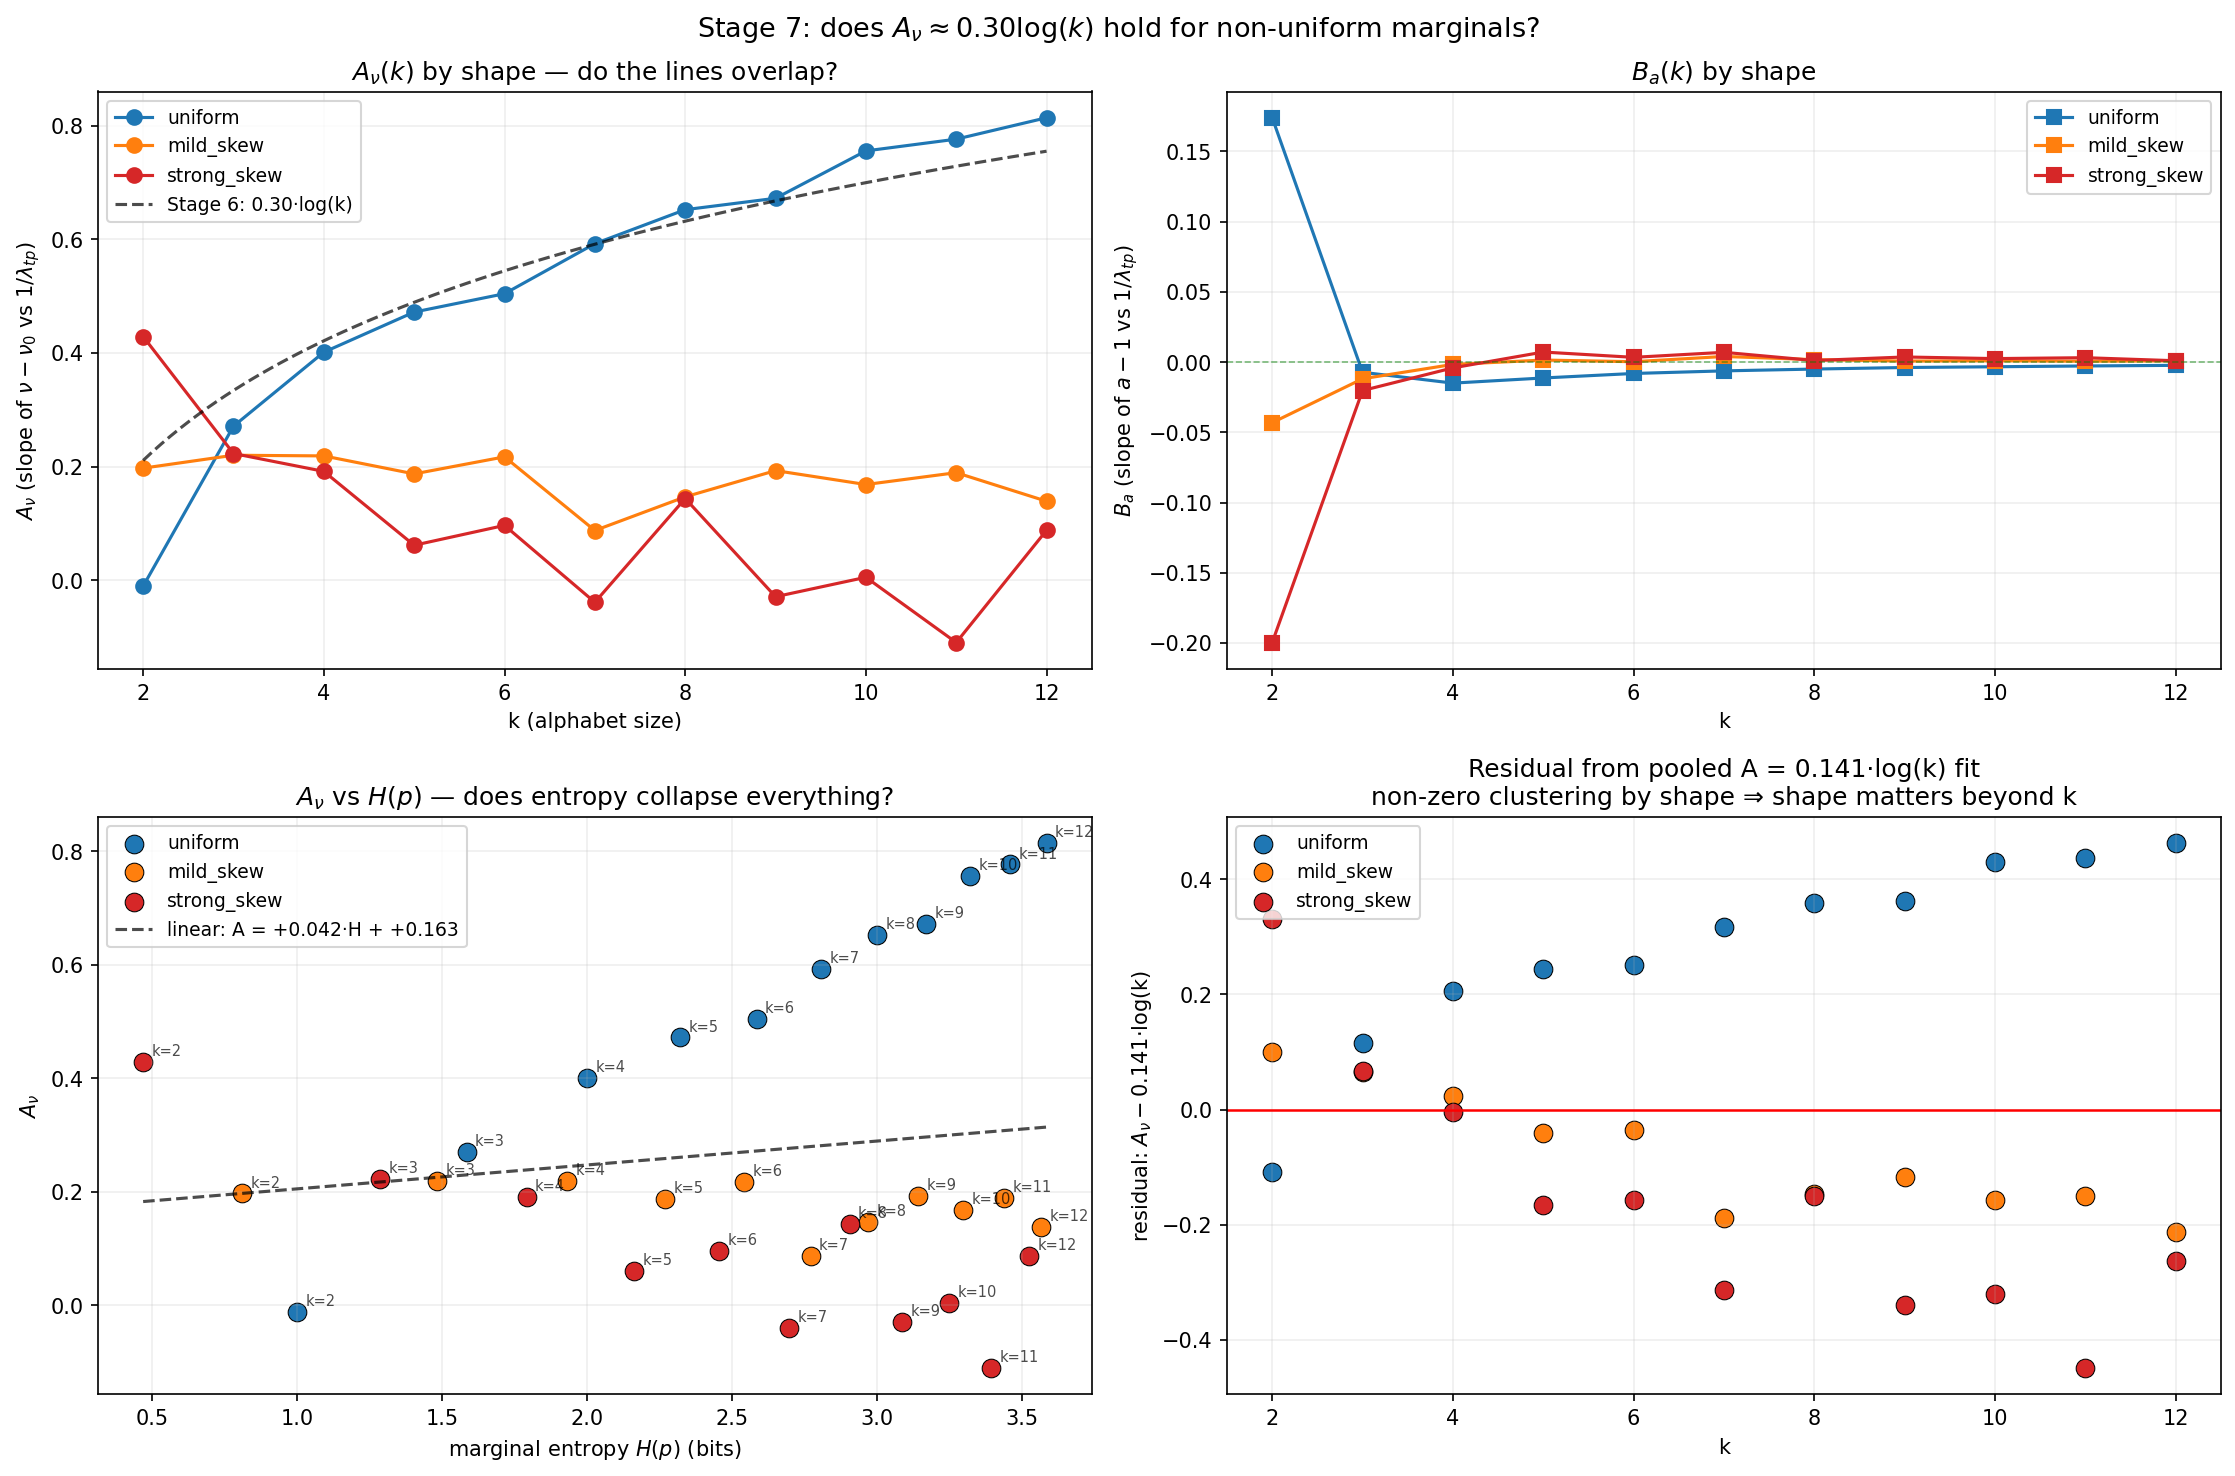

Write Python code to recreate this figure.
"""
Stage 7: Does A_ν depend on marginal shape on top of alphabet size?

Stage 6 found A_ν ≈ 0.30·log(k) for UNIFORM marginals. Question: does this
hold for non-uniform marginals, or is shape another axis?

For each k ∈ {2, ..., 12}, run three shape families (p_X = p_Y, same shape):
  uniform     : (1/k, ..., 1/k)
  mild_skew   : ( 1/(2k),  rest equal )   ← rarest state at half-density
  strong_skew : ( 1/(5k),  rest equal )   ← rarest state at 1/5-density

For each (k, shape): fit ν − ν₀ = A_ν/λ_tp on λ_min ∈ [0.5, 5].
Then plot A_ν vs k coloured by shape — overlapping lines = "k only";
separate lines = "shape matters too".

Also record marginal entropy H(p) — if A_ν tracks H, that's the deeper variable.
"""

import os
import numpy as np
import pandas as pd
from scipy import optimize
import matplotlib.pyplot as plt
import matplotlib.cm as cm

from jpype import startJVM, getDefaultJVMPath, JPackage, JArray, JInt, isJVMStarted

JIDT_JAR = os.environ.get(
    "JIDT_JAR",
    "/Users/danielzhao/MyMac/Masters Degree/CSYS5030/JIDT/jidt/infodynamics.jar",
)
if not os.path.exists(JIDT_JAR):
    raise FileNotFoundError(f"JIDT jar not found at {JIDT_JAR}.")
if not isJVMStarted():
    startJVM(getDefaultJVMPath(), "-ea", f"-Djava.class.path={JIDT_JAR}")

MICalcDiscrete = JPackage("infodynamics.measures.discrete").MutualInformationCalculatorDiscrete

OUT = os.path.dirname(os.path.abspath(__file__))
K_BOOTSTRAP = 3_000
LAM_LO, LAM_HI = 0.5, 5.0


# ── Marginal shape families ───────────────────────────────────────────────────

def make_marginal(k, shape):
    if shape == "uniform":
        return np.ones(k) / k
    if shape == "mild_skew":
        p_rare = 1 / (2 * k)
        return np.concatenate([[p_rare], np.full(k - 1, (1 - p_rare) / (k - 1))])
    if shape == "strong_skew":
        p_rare = 1 / (5 * k)
        return np.concatenate([[p_rare], np.full(k - 1, (1 - p_rare) / (k - 1))])
    raise ValueError(shape)


def entropy_bits(p):
    p = p[p > 0]
    return float(-np.sum(p * np.log2(p)))


# ── Bootstrap ─────────────────────────────────────────────────────────────────

def bootstrap_moments(k, p_marg, N, K, rng):
    calc = MICalcDiscrete(k)
    cdf = np.cumsum(p_marg)
    T = np.empty(K)
    for s in range(K):
        x = np.searchsorted(cdf, rng.random(N))
        y = np.searchsorted(cdf, rng.random(N))
        calc.initialise()
        calc.addObservations(JArray(JInt)(x.tolist()), JArray(JInt)(y.tolist()))
        mi_bits = float(calc.computeAverageLocalOfObservations())
        T[s] = 2 * N * mi_bits * np.log(2)
    return float(T.mean()), float(T.var(ddof=1))


# ── Data generation ───────────────────────────────────────────────────────────

def generate_data(k_values, shapes, K, rng):
    rows = []
    lam_targets = np.unique(np.round(np.concatenate([
        np.logspace(np.log10(0.1), np.log10(0.5),  4),
        np.logspace(np.log10(0.5), np.log10(5.0), 12),
        np.logspace(np.log10(5.0), np.log10(30.0), 4),
    ]), 3))
    for k in k_values:
        nu0 = (k - 1) ** 2
        for shape in shapes:
            p = make_marginal(k, shape)
            H = entropy_bits(p)
            pi_min = p.min() * p.min()
            sum_inv_pi = float(np.sum(1.0 / np.outer(p, p)))
            # N values to cover λ_min ∈ [0.1, 30]
            Ns = sorted(set(int(round(L / pi_min)) for L in lam_targets
                            if L / pi_min >= 10))
            for N in Ns:
                lam_min = N * pi_min
                lam_tp  = N / sum_inv_pi
                print(f"  k={k:2d} {shape:<12} N={N:6d}  "
                      f"λ_min={lam_min:6.3f}  λ_tp={lam_tp:.5g}  H={H:.3f}",
                      flush=True)
                mu, sigma2 = bootstrap_moments(k, p, N, K, rng)
                nu = 2 * mu**2 / sigma2 if sigma2 > 0 else np.nan
                a  = sigma2 / (2 * mu)  if mu > 0     else np.nan
                rows.append(dict(
                    k=k, shape=shape, nu0=nu0, entropy=H, N=N,
                    lam_min=lam_min, lam_tp=lam_tp,
                    mu=mu, sigma2=sigma2, nu=nu, a=a,
                ))
    return pd.DataFrame(rows)


# ── Per (k, shape) fit ────────────────────────────────────────────────────────

def fit_per_k_shape(df):
    rows = []
    for (k, shape), d in df.groupby(["k", "shape"]):
        d = d[(d["lam_min"] >= LAM_LO) & (d["lam_min"] <= LAM_HI)]
        if len(d) < 3:
            continue
        nu0 = (k - 1) ** 2
        x = 1.0 / d["lam_tp"].values
        y_nu = d["nu"].values - nu0
        y_a  = d["a"].values - 1.0
        A_nu = float((x * y_nu).sum() / (x * x).sum())
        A_a  = float((x * y_a ).sum() / (x * x).sum())
        r2_nu = 1 - ((y_nu - A_nu * x)**2).sum() / ((y_nu - y_nu.mean())**2).sum()
        r2_a  = 1 - ((y_a  - A_a  * x)**2).sum() / ((y_a  - y_a.mean()) **2).sum()
        rows.append(dict(
            k=k, shape=shape, n=len(d), entropy=d["entropy"].iloc[0], nu0=nu0,
            A_nu=A_nu, A_a=A_a, r2_nu=r2_nu, r2_a=r2_a
        ))
    return pd.DataFrame(rows).sort_values(["shape", "k"]).reset_index(drop=True)


# ── Test functional forms ────────────────────────────────────────────────────

CANDIDATES_K = {
    "A = c · log(k)":  lambda kv, c: c * np.log(kv),
    "A = c · k":       lambda kv, c: c * kv,
    "A = c · (k − 1)": lambda kv, c: c * (kv - 1),
}

CANDIDATES_H = {
    "A = c · H":          lambda H, c: c * H,
    "A = c · H + d":      lambda H, c, d: c * H + d,
}


def fit_models(fits):
    def r2(y, yhat): return 1 - np.sum((y - yhat)**2) / np.sum((y - y.mean())**2)

    print("\n=== A_ν as function of k (per shape) ===")
    print(f"{'shape':<14} {'model':<22} {'c (and d)':<22} {'R²'}")
    for shape in fits["shape"].unique():
        s = fits[fits["shape"] == shape]
        k = s["k"].values.astype(float)
        A = s["A_nu"].values
        for name, func in CANDIDATES_K.items():
            try:
                popt, _ = optimize.curve_fit(func, k, A, p0=[0.3])
                r = r2(A, func(k, *popt))
                params = ", ".join(f"{v:+.4f}" for v in popt)
                print(f"{shape:<14} {name:<22} {params:<22} {r:>.4f}")
            except Exception:
                pass
        print()

    print("=== A_ν as function of entropy H (all shapes pooled per k? No — pooled all) ===")
    H = fits["entropy"].values
    A = fits["A_nu"].values
    for name, func in CANDIDATES_H.items():
        p0 = [0.3] if "+ d" not in name else [0.3, 0.0]
        try:
            popt, _ = optimize.curve_fit(func, H, A, p0=p0)
            r = r2(A, func(H, *popt))
            params = ", ".join(f"{v:+.4f}" for v in popt)
            print(f"{'(pooled all)':<14} {name:<22} {params:<22} {r:>.4f}")
        except Exception:
            pass

    print("\n=== Combined: A_ν = a·log(k) + b·H + c ===")
    k = fits["k"].values.astype(float)
    H = fits["entropy"].values
    A = fits["A_nu"].values
    def combo(X, a, b, c):
        kv, hv = X
        return a * np.log(kv) + b * hv + c
    popt, _ = optimize.curve_fit(combo, (k, H), A, p0=[0.3, 0.0, 0.0])
    r = r2(A, combo((k, H), *popt))
    print(f"  fit: A = {popt[0]:+.4f}·log(k) + {popt[1]:+.4f}·H + {popt[2]:+.4f}    R² = {r:.4f}")


# ── Plot ──────────────────────────────────────────────────────────────────────

def plot_results(df, fits):
    fig, axes = plt.subplots(2, 2, figsize=(15, 10))
    shape_colors = {"uniform": "#1f77b4", "mild_skew": "#ff7f0e", "strong_skew": "#d62728"}

    # Panel 1: A_ν vs k per shape
    ax = axes[0][0]
    for shape, col in shape_colors.items():
        s = fits[fits["shape"] == shape].sort_values("k")
        ax.plot(s["k"], s["A_nu"], "o-", color=col, label=shape, markersize=7)
    # Stage 6 reference (uniform)
    kk = np.linspace(2, 12, 100)
    ax.plot(kk, 0.304 * np.log(kk), color="black", linestyle="--",
            linewidth=1.5, alpha=0.7, label="Stage 6: 0.30·log(k)")
    ax.set_xlabel("k (alphabet size)")
    ax.set_ylabel(r"$A_\nu$ (slope of $\nu - \nu_0$ vs $1/\lambda_{tp}$)")
    ax.set_title(r"$A_\nu(k)$ by shape — do the lines overlap?")
    ax.grid(True, alpha=0.2); ax.legend(fontsize=9)

    # Panel 2: A_a vs k per shape
    ax = axes[0][1]
    for shape, col in shape_colors.items():
        s = fits[fits["shape"] == shape].sort_values("k")
        ax.plot(s["k"], s["A_a"], "s-", color=col, label=shape, markersize=7)
    ax.axhline(0, color="green", linestyle="--", linewidth=0.8, alpha=0.5)
    ax.set_xlabel("k")
    ax.set_ylabel(r"$B_a$ (slope of $a - 1$ vs $1/\lambda_{tp}$)")
    ax.set_title(r"$B_a(k)$ by shape")
    ax.grid(True, alpha=0.2); ax.legend(fontsize=9)

    # Panel 3: A_ν vs entropy H
    ax = axes[1][0]
    for shape, col in shape_colors.items():
        s = fits[fits["shape"] == shape].sort_values("entropy")
        ax.scatter(s["entropy"], s["A_nu"], color=col, s=80,
                   label=shape, edgecolors="k", linewidths=0.5)
        # Annotate with k
        for _, row in s.iterrows():
            ax.annotate(f"k={int(row['k'])}", (row["entropy"], row["A_nu"]),
                        fontsize=7, alpha=0.7, xytext=(4, 3), textcoords="offset points")
    # Fit pooled A vs H
    H = fits["entropy"].values
    A = fits["A_nu"].values
    fit_H = np.polyfit(H, A, 1)
    Hp = np.linspace(H.min(), H.max(), 100)
    ax.plot(Hp, np.polyval(fit_H, Hp), "k--", linewidth=1.5, alpha=0.7,
            label=f"linear: A = {fit_H[0]:+.3f}·H + {fit_H[1]:+.3f}")
    ax.set_xlabel(r"marginal entropy $H(p)$ (bits)")
    ax.set_ylabel(r"$A_\nu$")
    ax.set_title(r"$A_\nu$ vs $H(p)$ — does entropy collapse everything?")
    ax.grid(True, alpha=0.2); ax.legend(fontsize=9)

    # Panel 4: residuals from log(k) fit, coloured by shape
    ax = axes[1][1]
    k_arr = fits["k"].values.astype(float)
    A_arr = fits["A_nu"].values
    # Fit pooled across all shapes: A = c · log(k)
    c_logk, _ = optimize.curve_fit(lambda kv, c: c * np.log(kv), k_arr, A_arr, p0=[0.3])
    pred = c_logk[0] * np.log(k_arr)
    for shape, col in shape_colors.items():
        m = fits["shape"] == shape
        ax.scatter(fits.loc[m, "k"], A_arr[m] - pred[m],
                   color=col, s=80, label=shape, edgecolors="k", linewidths=0.5)
    ax.axhline(0, color="red", linewidth=1.2)
    ax.set_xlabel("k")
    ax.set_ylabel(r"residual: $A_\nu - $" + f"{c_logk[0]:.3f}·log(k)")
    ax.set_title(f"Residual from pooled A = {c_logk[0]:.3f}·log(k) fit\n"
                 f"non-zero clustering by shape ⇒ shape matters beyond k")
    ax.grid(True, alpha=0.2); ax.legend(fontsize=9)

    fig.suptitle(
        r"Stage 7: does $A_\nu \approx 0.30 \log(k)$ hold for non-uniform marginals?",
        fontsize=13
    )
    plt.tight_layout()
    out = os.path.join(OUT, "shape_scaling.png")
    plt.savefig(out, dpi=150, bbox_inches="tight")
    print(f"\nSaved: {out}")
    plt.close(fig)


# ── Main ──────────────────────────────────────────────────────────────────────

def main():
    rng = np.random.default_rng(42)
    k_values = list(range(2, 13))
    shapes = ["uniform", "mild_skew", "strong_skew"]

    print(f"Bootstrap K={K_BOOTSTRAP}, k ∈ {k_values}, shapes = {shapes}\n")
    df = generate_data(k_values, shapes, K_BOOTSTRAP, rng)
    df.to_csv(os.path.join(OUT, "shape_scaling_data.csv"), index=False)
    print(f"\nGenerated {len(df)} data points.\n")

    fits = fit_per_k_shape(df)
    fits.to_csv(os.path.join(OUT, "shape_scaling_fits.csv"), index=False)
    print("=== Per (k, shape) fits ===")
    print(fits.to_string(index=False))

    fit_models(fits)
    plot_results(df, fits)


if __name__ == "__main__":
    main()
